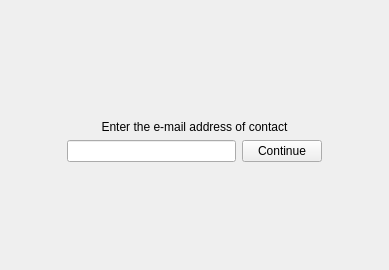
<?xml version="1.0" encoding="UTF-8"?>
<ui version="4.0">
 <class>CustomMailPageClass</class>
 <widget class="QWidget" name="CustomMailPageClass">
  <property name="geometry">
   <rect>
    <x>0</x>
    <y>0</y>
    <width>389</width>
    <height>270</height>
   </rect>
  </property>
  <layout class="QVBoxLayout" name="verticalLayout">
   <property name="leftMargin">
    <number>0</number>
   </property>
   <property name="topMargin">
    <number>5</number>
   </property>
   <property name="rightMargin">
    <number>0</number>
   </property>
   <property name="bottomMargin">
    <number>0</number>
   </property>
   <item>
    <widget class="QFrame" name="frmContents">
     <layout class="QGridLayout" name="gridLayout" rowstretch="1,0,0,1" columnstretch="1,3,0,1">
      <item row="0" column="0" rowspan="4">
       <spacer name="hspLeft">
        <property name="orientation">
         <enum>Qt::Horizontal</enum>
        </property>
        <property name="sizeHint" stdset="0">
         <size>
          <width>43</width>
          <height>198</height>
         </size>
        </property>
       </spacer>
      </item>
      <item row="0" column="1" colspan="2">
       <spacer name="vspTop">
        <property name="orientation">
         <enum>Qt::Vertical</enum>
        </property>
        <property name="sizeHint" stdset="0">
         <size>
          <width>215</width>
          <height>71</height>
         </size>
        </property>
       </spacer>
      </item>
      <item row="0" column="3" rowspan="4">
       <spacer name="hspRight">
        <property name="orientation">
         <enum>Qt::Horizontal</enum>
        </property>
        <property name="sizeHint" stdset="0">
         <size>
          <width>43</width>
          <height>198</height>
         </size>
        </property>
       </spacer>
      </item>
      <item row="1" column="1" colspan="2">
       <widget class="CustomLabel" name="lblInfo">
        <property name="text">
         <string>Enter the e-mail address of contact</string>
        </property>
        <property name="alignment">
         <set>Qt::AlignCenter</set>
        </property>
        <property name="wordWrap">
         <bool>true</bool>
        </property>
       </widget>
      </item>
      <item row="2" column="1">
       <widget class="QLineEdit" name="lneContactMail"/>
      </item>
      <item row="2" column="2">
       <widget class="ActionButton" name="pbtContinue">
        <property name="text">
         <string>Continue</string>
        </property>
       </widget>
      </item>
      <item row="3" column="1" colspan="2">
       <spacer name="vspBottom">
        <property name="orientation">
         <enum>Qt::Vertical</enum>
        </property>
        <property name="sizeHint" stdset="0">
         <size>
          <width>215</width>
          <height>93</height>
         </size>
        </property>
       </spacer>
      </item>
     </layout>
    </widget>
   </item>
  </layout>
 </widget>
 <layoutdefault spacing="6" margin="11"/>
 <customwidgets>
  <customwidget>
   <class>CustomLabel</class>
   <extends>QLabel</extends>
   <header location="global">utils/customlabel.h</header>
  </customwidget>
  <customwidget>
   <class>ActionButton</class>
   <extends>QPushButton</extends>
   <header location="global">utils/actionbutton.h</header>
  </customwidget>
 </customwidgets>
 <resources/>
 <connections/>
</ui>
